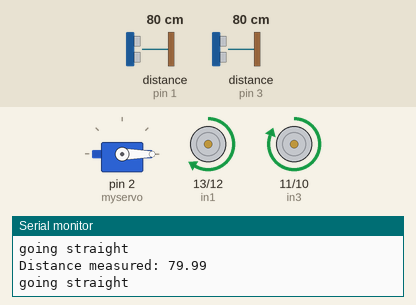
This sketch was run on a simulated Arduino Uno, built with avr-gcc and run on an emulated ATmega328P. Shown: servo, motor-driver pin pairs drawn as motors (green arrow = first pin HIGH = forward, orange = second pin HIGH = backward, longer = more drive, scaled by the enable pin), the last lines printed to the serial monitor. Inputs (shaded band) come from the test bench; at power-on: distance to the obstacle (sensors on pin 1, pin 3) 80 cm. The echo pulse lasts 58.3 µs per cm.

Above: at 2.2 s.
2.3 s: distance to the obstacle (sensor on pin 1) set to 23 cm
3.8 s: distance to the obstacle (sensor on pin 1) set to 19 cm
At 5.0 s:
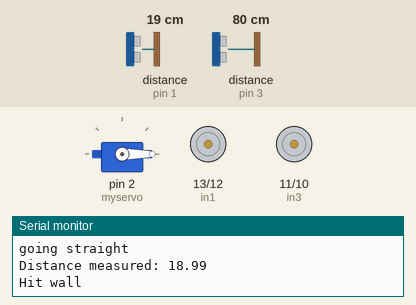
5.3 s: distance to the obstacle (sensor on pin 1) set to 35 cm
At 7.2 s:
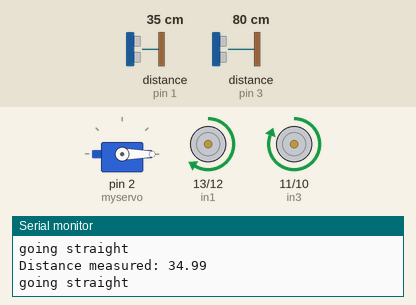
8.0 s: distance to the obstacle (sensor on pin 1) set to 2 cm
At 9.5 s:
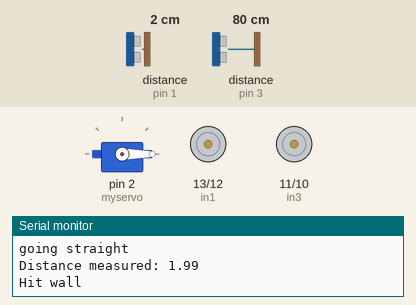
Timing chart, 0 to 10.6 s (numbered marks = the images above; inputs shaded):
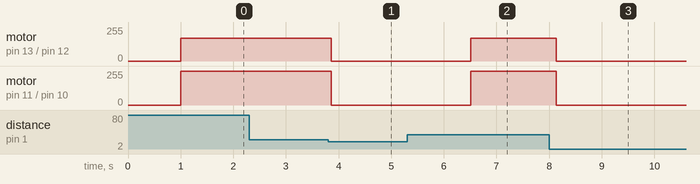

Measured:
- the behaviour switches between 21 and 20 cm on distance to the obstacle (sensor on pin 1) (found by bisection; images 0 and 1)
- after the input at 3.8 s, motor on pin 13 (in1) / pin 12 (in2): forward 170/255 → stopped after 0.06 s; motor on pin 11 (in3) / pin 10 (in4): forward 255/255 → stopped after 0.06 s
- after the input at 5.3 s, motor on pin 13 (in1) / pin 12 (in2): stopped → forward 170/255 after 1.2 s; motor on pin 11 (in3) / pin 10 (in4): stopped → forward 255/255 after 1.2 s
- after the input at 8.0 s, motor on pin 13 (in1) / pin 12 (in2): forward 170/255 → stopped after 0.13 s; motor on pin 11 (in3) / pin 10 (in4): forward 255/255 → stopped after 0.13 s

The sketch:

robot1.ino
```cpp
//MOTORS-------------------
// Motor A connections
int enA = 9;
int in1 = 13;
int in2 = 12;
// Motor B connections
int enB = 8;
int in3 = 11;
int in4 = 10;
//-------------------------


//Ultrasonic sensors-------------------
const int trigPin = 0;
const int echoPin = 1;
#define OE_PIN A5

float duration, distance; //store the duration and distance measured by the echo pin
//-------------------------------------


//millis(): returns the value of the current time: call millis before and after a function that you want to measure.
//stopwatch():


//COLOUR SENSOR-----------------
// Define color sensor pins
#define S0 4
#define S1 5
#define S2 6
#define S3 7
#define sensorOut 3

// Calibration Values
// *Get these from Calibration Sketch
const int redMin = 70; // Red minimum value
const int redMax = 1400; // Red maximum value
const int greenMin = 70; // Green minimum value
const int greenMax = 1400; // Green maximum value
const int blueMin = 50; // Blue minimum value
const int blueMax = 1300; // Blue maximum value


// Variables for Color Pulse Width Measurements
int redPW = 0;
int greenPW = 0;
int bluePW = 0;
//------------------------------

//Servo motor------------------
#include <Servo.h>
Servo myservo;//create servo object to control a servo
//-----------------------------


int colour;
int speed_motor = 170;

void setup() {


  // Set all the motor control pins to outputs
	pinMode(enA, OUTPUT);
	pinMode(enB, OUTPUT);
	pinMode(in1, OUTPUT);
	pinMode(in2, OUTPUT);
	pinMode(in3, OUTPUT);
	pinMode(in4, OUTPUT);

	// Turn off motors - Initial state
	digitalWrite(in1, LOW);
	digitalWrite(in2, LOW);
	digitalWrite(in3, LOW);
	digitalWrite(in4, LOW);

  //Ultrasonic Sensor----------
  pinMode(trigPin, OUTPUT); // trigger Pin for left
  pinMode(echoPin, INPUT); // echo Pin for Ultrasonic

  //Colour sensor-----------------
	pinMode(OE_PIN,OUTPUT);
  digitalWrite(OE_PIN, LOW);
  // Set S0 - S3 as outputs
	pinMode(S0, OUTPUT);
	pinMode(S1, OUTPUT);
	pinMode(S2, OUTPUT);
	pinMode(S3, OUTPUT);

	// Set Pulse Width scaling to 20%
	digitalWrite(S0,HIGH);
	digitalWrite(S1,LOW);

	// Set Sensor output as input
	pinMode(sensorOut, INPUT);
  //-------------------------------

  //Servo motor------------------
  myservo.attach(2);//attachs the servo on pin 9 to servo object
  myservo.write(0);//back to 0 degrees
  delay(1000);//wait for a second
  //-----------------------------

  // Setup Serial Monitor
	Serial.begin(9600);

}


void loop() {

  //calculate distance
  //pulse starts:
  digitalWrite(trigPin, LOW);
  delayMicroseconds(2);
  digitalWrite(trigPin, HIGH);
  delayMicroseconds(10);
  digitalWrite(trigPin, LOW);
  //ends

  duration = pulseIn(echoPin, HIGH);
  distance = (duration*.0343)/2;
  Serial.print("Distance measured: ");
  Serial.println(distance);

  //when hit wall (25cm)
  if (distance < 20.5){
    Serial.println("Hit wall");

    stop();

    checkcolour();

    if (colour == 1) { //if colour == black
      Serial.println("resetting");

      //adding servo for fun------------------------------
      // for (int i = 0; i <= 100; i++)
      // {
      //   myservo.write(i); //write the i angle to the servo
      //   delay(15); //delay 15ms
      // }
      // delay(1000);
      // for (int i = 100; i >= 0; i--)
      // {
      //   myservo.write(i); //write the i angle to the servo
      //   delay(15); //delay 15ms
      // }
      //--------------------------------------------------
      delay(4000);


    }
    else if (colour == 2){ //red
      turnU();
      delay(500);
      stop();
      delay(500);
    }
    else if (colour == 3){ //blue
      turnleft();
      delay(500);
      stop();
      delay(500);
    }
    else if (colour == 4){ //green
      turnright();
      delay(500);
      stop();
      delay(500);
    }
    //hopefully never
    else {
      Serial.println("WAIT WHY AM I HERE");
      stop();
    }

  }
  else {
    Serial.println("going straight");
    gostraight();
    //delay(100);
  }

}

void checkcolour(){
  // Read Red Pulse Width
	redPW = getRedPW();
	// Delay to stabilize sensor
	delay(200);

	// Read Green Pulse Width
	greenPW = getGreenPW();
	// Delay to stabilize sensor
	delay(200);

	// Read Blue Pulse Width
	bluePW = getBluePW();
	// Delay to stabilize sensor
	delay(200);

	// Print output to Serial Monitor
	Serial.print("Red PW = ");
	Serial.print(redPW);
	Serial.print(" - Green PW = ");
	Serial.print(greenPW);
	Serial.print(" - Blue PW = ");
	Serial.println(bluePW);

  if (redPW > 600 && bluePW > 600 && greenPW > 600){
    Serial.println("black");
    colour = 1;
  }
  else if (redPW < bluePW && redPW < greenPW){
    Serial.println("red");
    colour = 2;
  }
  else if (bluePW < redPW && bluePW < greenPW){
    Serial.println("blue");
    colour = 3;
  }
  else if (greenPW < redPW && greenPW < bluePW){
    Serial.println("green");
    colour = 4;
  }

  else{
    colour = 5; //edge case something's wrong
  }

}

void stop(){
  // Turn off motors
  digitalWrite(in1, LOW);
  digitalWrite(in2, LOW);
  digitalWrite(in3, LOW);
  digitalWrite(in4, LOW);
}

void gostraight() {
	// Set motors to maximum speed
	// For PWM maximum possible values are 0 to 255
	analogWrite(enA, speed_motor);
	analogWrite(enB, speed_motor);

	// Turn on motor A & B
  //right motor
	digitalWrite(in1, HIGH);
	digitalWrite(in2, LOW);
  //left motor
	digitalWrite(in3, HIGH);
	digitalWrite(in4, LOW);
	delay(200);

}

void turnleft() {
	// Set motors to maximum speed
	// For PWM maximum possible values are 0 to 255
	analogWrite(enA, speed_motor);
	analogWrite(enB, speed_motor);


  // Turn on motor A & B
  //right motor
  digitalWrite(in1, HIGH);
  digitalWrite(in2, LOW);
  //left motor
  digitalWrite(in3, LOW);
  digitalWrite(in4, HIGH);

  delay(350);


}

void turnright() {
	// Set motors to maximum speed
	// For PWM maximum possible values are 0 to 255
	analogWrite(enA, speed_motor);
	analogWrite(enB, speed_motor);

  // Turn on motor A & B
  //right motor
  digitalWrite(in1, LOW);
  digitalWrite(in2, HIGH);
  //left motor
  digitalWrite(in3, HIGH);
  digitalWrite(in4, LOW);
  delay(350);

}

void turnU() {
	// Set motors to maximum speed
	// For PWM maximum possible values are 0 to 255
	analogWrite(enA, speed_motor);
	analogWrite(enB, speed_motor);

  // Turn on motor A & B

  digitalWrite(in2, HIGH);
  digitalWrite(in1, LOW);
  digitalWrite(in4, HIGH);
  digitalWrite(in3, LOW);

  delay(400);

  digitalWrite(in1, LOW);
  digitalWrite(in2, LOW);
  digitalWrite(in3, LOW);
  digitalWrite(in4, LOW);


  //right motor
  digitalWrite(in1, HIGH);
  digitalWrite(in2, LOW);
  //left motor
  digitalWrite(in3, LOW);
  digitalWrite(in4, HIGH);

  delay(1000);


}


// Function to read Red Pulse Widths
int getRedPW() {
	// Set sensor to read Red only
	digitalWrite(S2,LOW);
	digitalWrite(S3,LOW);
	// Define integer to represent Pulse Width
	int PW;
	// Read the output Pulse Width
	PW = pulseIn(sensorOut, LOW);
	// Return the value
	return PW;
}

// Function to read Green Pulse Widths
int getGreenPW() {
	// Set sensor to read Green only
	digitalWrite(S2,HIGH);
	digitalWrite(S3,HIGH);
	// Define integer to represent Pulse Width
	int PW;
	// Read the output Pulse Width
	PW = pulseIn(sensorOut, LOW);
	// Return the value
	return PW;
}

// Function to read Blue Pulse Widths
int getBluePW() {
	// Set sensor to read Blue only
	digitalWrite(S2,LOW);
	digitalWrite(S3,HIGH);
	// Define integer to represent Pulse Width
	int PW;
	// Read the output Pulse Width
	PW = pulseIn(sensorOut, LOW);
	// Return the value
	return PW;
}
```
